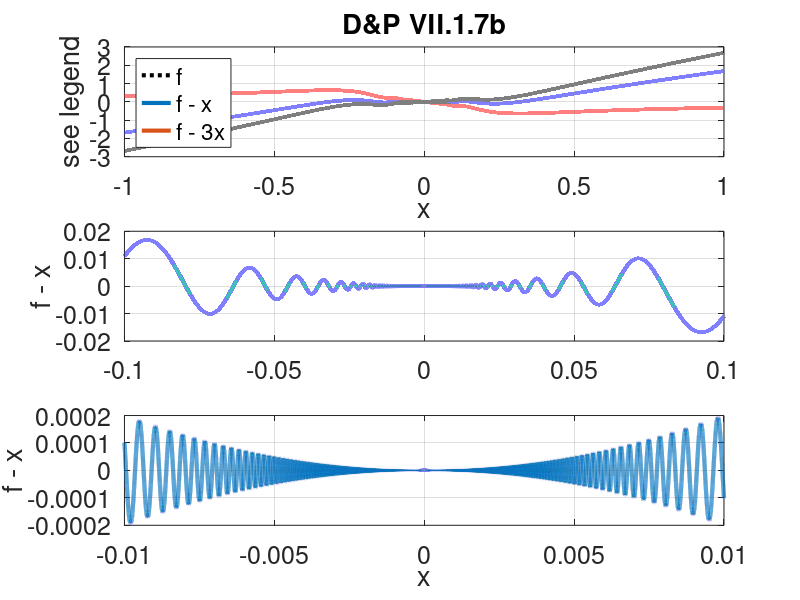

Source code (MATLAB):


set(0,'defaultlinelinewidth',3);
set(0,'defaultaxesfontsize',18);
%set(0,'defaultlegendfontsize',18);

f = @(x)  2*x.^2.*sin(1./x) + x;

xx    = 1;
delta = xx/1e5;
x     = (-xx+delta/2):delta:(xx-delta/2);

figure(1)
subplot(311)
plot(x,f(x),'k:'); hold on;
plot(x,f(x)-x);
plot(x,f(x)-3*x); hold off;
grid on;
xlabel('x');
ylabel('see legend');
title('D&P VII.1.7b');
legend('f','f - x','f - 3x','location','northwest');

x=x/10;
subplot(312)
plot(x,f(x)-x);
ylabel('f - x');
grid on;

x=x/10;
subplot(313)
plot(x,(f(x) - x)); 
grid on;
xlabel('x');
ylabel('f - x');
